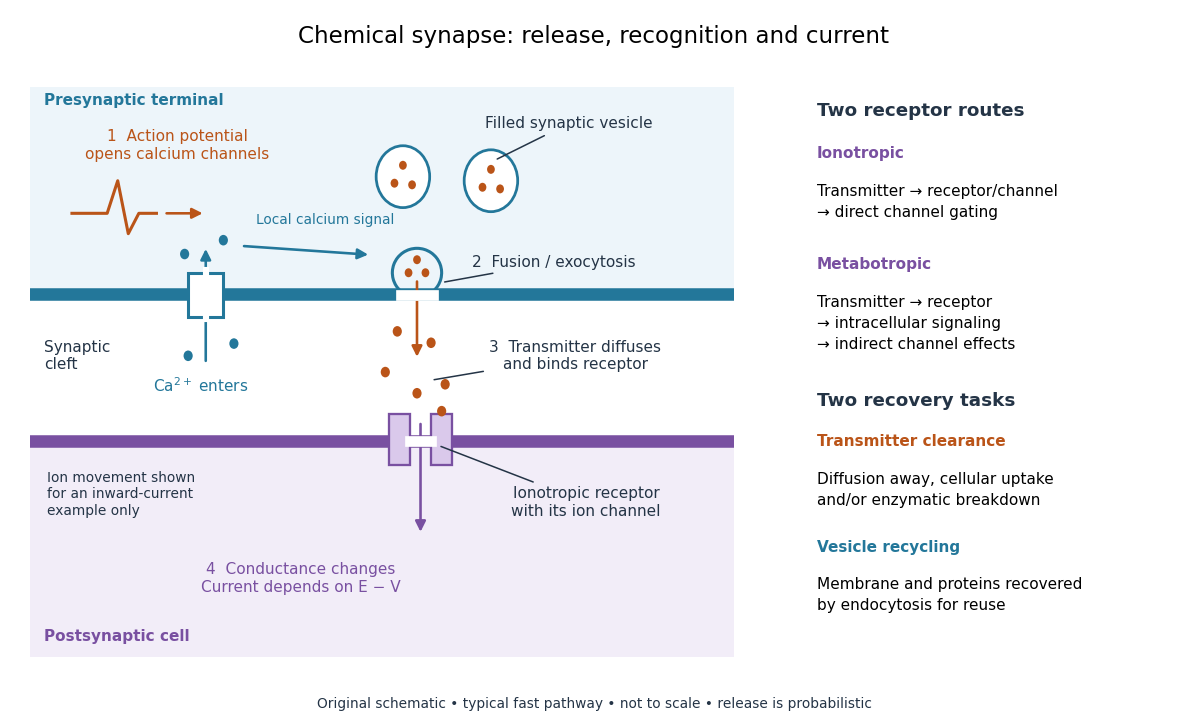

This chart was generated by the following Python code:
"""Original chemical-synapse schematic; writes basename.png in the CWD.

Tested with Python 3.14.4, NumPy 2.3.5 and Matplotlib 3.10.7.
Mechanisms and positions are illustrative, not measured or drawn to scale.
"""
from pathlib import Path

import matplotlib
matplotlib.use("Agg")
import matplotlib.pyplot as plt
from matplotlib.patches import Circle, FancyArrowPatch, Rectangle, Arc

INK = "#243446"
BLUE = "#23779a"
ORANGE = "#ba5418"
PURPLE = "#7950a1"


def arrow(ax, start, end, color=INK, curve=0):
    ax.add_patch(FancyArrowPatch(start, end, arrowstyle="-|>",
                               mutation_scale=14, lw=1.7, color=color,
                               connectionstyle=f"arc3,rad={curve}"))


def label(ax, text, target, position, ha="center"):
    ax.annotate(text, xy=target, xytext=position, ha=ha, va="center",
                color=INK, fontsize=10,
                arrowprops={"arrowstyle": "-", "lw": 1, "color": INK})


def main():
    plt.rcParams.update({"font.family": "DejaVu Sans", "font.size": 10})
    fig, (ax, notes) = plt.subplots(1, 2, figsize=(10.8, 6.6),
                                   gridspec_kw={"width_ratios": [2.1, 1]})
    fig.patch.set_facecolor("white")
    fig.suptitle("Chemical synapse: release, recognition and current", fontsize=15, y=.965)
    ax.set(xlim=(0, 10), ylim=(0, 7))
    ax.set_facecolor("white")
    ax.axis("off")
    ax.add_patch(Rectangle((0, 4.45), 10, 2.55, fc="#edf5fa", ec="none"))
    ax.add_patch(Rectangle((0, 0), 10, 2.65, fc="#f2edf8", ec="none"))
    for y, color in [(4.45, BLUE), (2.65, PURPLE)]:
        ax.add_patch(Rectangle((0, y-.07), 10, .14, fc=color, ec=color))
    ax.text(.2, 6.93, "Presynaptic terminal", color=BLUE, weight="bold", va="top")
    ax.text(.2, .2, "Postsynaptic cell", color=PURPLE, weight="bold")
    ax.text(.2, 3.7, "Synaptic\ncleft", va="center", color=INK)

    ax.plot([.6, 1.1, 1.25, 1.4, 1.55, 1.8],
            [5.45, 5.45, 5.85, 5.2, 5.45, 5.45], color=ORANGE, lw=2)
    arrow(ax, (1.9, 5.45), (2.5, 5.45), ORANGE)
    ax.text(2.1, 6.12, "1  Action potential\nopens calcium channels", ha="center", color=ORANGE)
    # An open calcium channel through the sending membrane.
    ax.add_patch(Rectangle((2.25, 4.18), .5, .54, fc="white", ec=BLUE, lw=2))
    ax.plot([2.5, 2.5], [4.15, 4.75], color="white", lw=4)
    arrow(ax, (2.5, 3.6), (2.5, 5.05), BLUE)
    ax.text(1.75, 3.25, r"Ca$^{2+}$ enters", color=BLUE)
    for x, y in [(2.25, 3.7), (2.9, 3.85), (2.2, 4.95), (2.75, 5.12)]:
        ax.add_patch(Circle((x, y), .065, fc=BLUE, ec="none"))
    arrow(ax, (3, 5.05), (4.85, 4.94), BLUE)
    ax.text(4.2, 5.32, "Local calcium signal", ha="center", color=BLUE, fontsize=9)

    for x, y in [(5.3, 5.9), (6.55, 5.85)]:
        ax.add_patch(Circle((x, y), .38, fc="white", ec=BLUE, lw=1.8))
        for dx, dy in [(-.12, -.08), (.13, -.1), (0, .14)]:
            ax.add_patch(Circle((x+dx, y+dy), .055, fc=ORANGE, ec="none"))
    label(ax, "Filled synaptic vesicle", (6.6, 6.1), (7.65, 6.55))
    # Fusion pore joins vesicle and membrane; transmitter leaves through it.
    ax.plot([5.27, 5.73], [4.45, 4.45], color="white", lw=7)
    ax.add_patch(Arc((5.5, 4.72), .7, .6, theta1=-45, theta2=225, color=BLUE, lw=2))
    for dx, dy in [(-.12, 0), (.12, 0), (0, .16)]:
        ax.add_patch(Circle((5.5+dx, 4.72+dy), .055, fc=ORANGE, ec="none"))
    arrow(ax, (5.5, 4.65), (5.5, 3.65), ORANGE)
    label(ax, "2  Fusion / exocytosis", (5.85, 4.6), (7.45, 4.85))
    for x, y in [(5.22, 4), (5.7, 3.86), (5.05, 3.5), (5.5, 3.24), (5.9, 3.35)]:
        ax.add_patch(Circle((x, y), .065, fc=ORANGE, ec="none"))
    label(ax, "3  Transmitter diffuses\nand binds receptor", (5.7, 3.4), (7.75, 3.7))

    # Transmitter-gated channel in the receiving membrane, separate from Ca channel.
    for x in [5.1, 5.7]:
        ax.add_patch(Rectangle((x, 2.36), .3, .62, fc="#dac9eb", ec=PURPLE, lw=1.5))
    ax.plot([5.4, 5.7], [2.65, 2.65], color="white", lw=7)
    ax.add_patch(Circle((5.85, 3.02), .065, fc=ORANGE, ec="none"))
    arrow(ax, (5.55, 2.9), (5.55, 1.5), PURPLE)
    label(ax, "Ionotropic receptor\nwith its ion channel", (5.8, 2.6), (7.9, 1.9))
    ax.text(3.85, .8, "4  Conductance changes\nCurrent depends on E − V", color=PURPLE,
            ha="center", fontsize=10)
    ax.text(.25, 1.75, "Ion movement shown\nfor an inward-current\nexample only", fontsize=9, color=INK)

    notes.axis("off")
    notes.set(xlim=(0, 1), ylim=(0, 1))
    notes.text(0, .95, "Two receptor routes", color=INK, weight="bold", fontsize=12)
    notes.text(0, .875, "Ionotropic", color=PURPLE, weight="bold")
    notes.text(0, .83, "Transmitter → receptor/channel\n→ direct channel gating", va="top", linespacing=1.5)
    notes.text(0, .68, "Metabotropic", color=PURPLE, weight="bold")
    notes.text(0, .635, "Transmitter → receptor\n→ intracellular signaling\n→ indirect channel effects", va="top", linespacing=1.5)
    notes.text(0, .44, "Two recovery tasks", color=INK, weight="bold", fontsize=12)
    notes.text(0, .37, "Transmitter clearance", color=ORANGE, weight="bold")
    notes.text(0, .325, "Diffusion away, cellular uptake\nand/or enzymatic breakdown", va="top", linespacing=1.5)
    notes.text(0, .185, "Vesicle recycling", color=BLUE, weight="bold")
    notes.text(0, .14, "Membrane and proteins recovered\nby endocytosis for reuse", va="top", linespacing=1.5)
    fig.text(.5, .025, "Original schematic • typical fast pathway • not to scale • release is probabilistic",
             ha="center", fontsize=9, color=INK)
    fig.subplots_adjust(left=.025, right=.97, top=.88, bottom=.095, wspace=.16)
    fig.savefig(Path(__file__).with_suffix(".png").name, dpi=110, facecolor="white", transparent=False)
    plt.close(fig)


if __name__ == "__main__":
    main()
